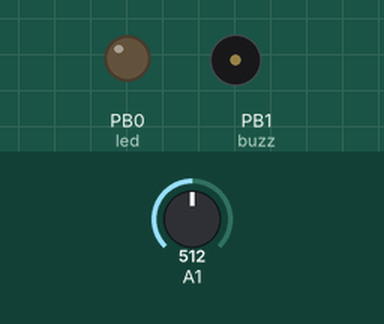
This program was run on a simulated ATtiny85, built with avr-gcc and run on an emulated ATtiny85. Shown: output pins drawn as LEDs (lit = HIGH), buzzer (waves = sounding). Dashed ring = blinking. The test bench sets the inputs (shaded band); at power-on: A1 = 512.

Above: at 1.2 s.
1.3 s: A1 set to 604
2.8 s: A1 set to 632
At 2.9 s:
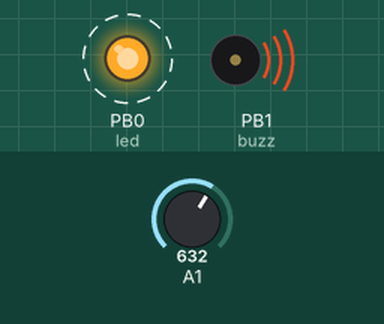
5.8 s: A1 set to 511
At 6.4 s:
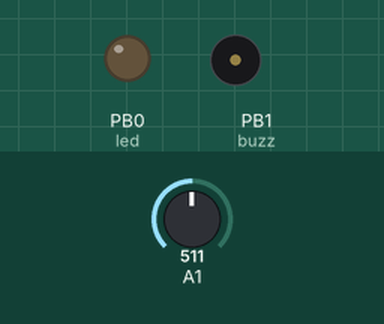
7.3 s: A1 set to 716
At 7.4 s:
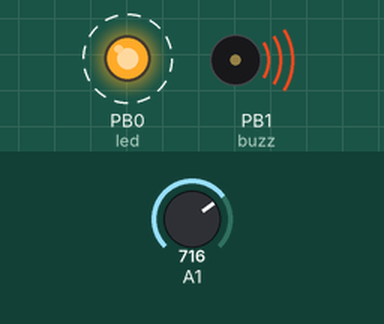
Timing chart, 0 to 14.3 s (numbered marks = the images above; inputs shaded):
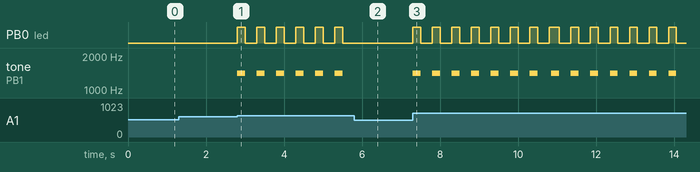

The program:

main.cpp
```cpp
// to musimy zawrzeć jak chcemy korzystać z funkcji od arduino
#include <Arduino.h>
//piny na led, buzzer i analogowe wejście
#define led 0
#define buzz 1
#define sensor 1
unsigned long prevTime = 0;
const long ivl = 10000;

void setup() {
  pinMode(led, OUTPUT);
  pinMode(buzz, OUTPUT);
  pinMode(sensor, INPUT);
}

void loop() {
  //start odmierzania czasu
  unsigned long currTime = millis();
  //odczyt z czujnika
  float sensor_val = analogRead(sensor);
  //konwersja na wolty
  float v = sensor_val*(5.00/1023.0);
  //jeśli napięcie wejściowe wyniesie 3.00 lub więcej to alarm
  if(v >= 3.00) {
    digitalWrite(led, HIGH);
    tone(buzz,1400,200);
    delay(200);
    digitalWrite(led,LOW);
    delay(300);
    };
  //mrygnięcie od czasu do czasu, domyślnie co 10 sekund
  if(currTime - prevTime >= ivl){
    prevTime = currTime;
    digitalWrite(led, HIGH);
    delay(50);
    digitalWrite(led, LOW);
    }
}
```

Measured:
- the behaviour switches between 613 and 614 on A1 (found by bisection; images 0 and 1)
- after the input at 1.3 s, every drawn part: stays the same
- after the input at 2.8 s, PB0 (led): alternates HIGH for 0.20 s and LOW for 0.30 s, starting at once; tone on PB1 (buzz): alternates 1400 Hz for 0.20 s and silent for 0.30 s, starting at once
- after the input at 5.8 s, PB0 (led): stops changing and stays LOW; tone on PB1 (buzz): stops changing and stays silent
- after the input at 7.3 s, tone on PB1 (buzz): alternates 1400 Hz for 0.20 s and silent for 0.30 s, starting at once
